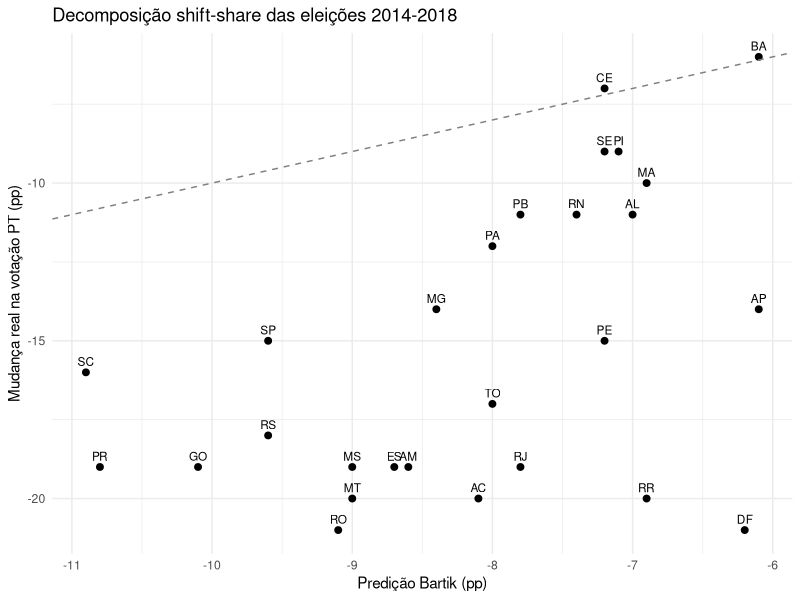
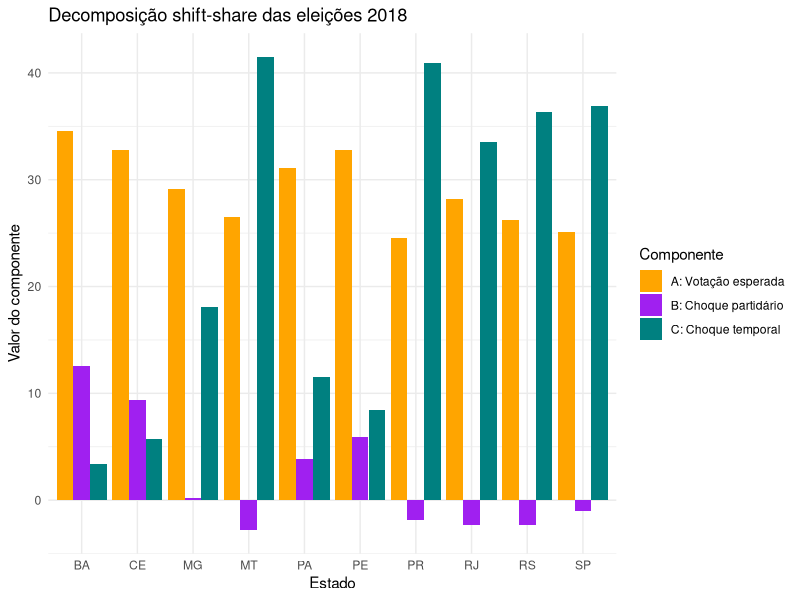

Generate these figures, in order, with R:
## ---- chunk 1
library(knitr)

# Parcelas de emprego por setor (shares) — dados aproximados IBGE
pib_shares <- data.frame(
  Estado = c("SP", "MT", "RJ", "BA", "AM"),
  Agropecuaria = c(0.04, 0.30, 0.02, 0.15, 0.10),
  Industria    = c(0.22, 0.12, 0.15, 0.11, 0.25),
  Servicos     = c(0.74, 0.58, 0.83, 0.74, 0.65)
)

# PIB per capita setorial (R$ mil por trabalhador) — dados aproximados
pib_prod <- data.frame(
  Estado = c("SP", "MT", "RJ", "BA", "AM"),
  Agropecuaria = c(40, 100, 35, 25, 20),
  Industria    = c(80, 60, 85, 50, 70),
  Servicos     = c(65, 50, 60, 40, 35)
)

kable(pib_shares, caption = "Parcelas de emprego por setor (shares)",
      col.names = c("Estado", "Agropecuária", "Indústria", "Serviços"))

kable(pib_prod, caption = "PIB per capita setorial (R$ mil por trabalhador)",
      col.names = c("Estado", "Agropecuária", "Indústria", "Serviços"))
## ---- chunk 2
# Médias nacionais por setor (média simples dos 5 estados)
D_bar <- colMeans(pib_prod[, -1])

# PIB per capita total de cada estado
pib_total <- rowSums(pib_shares[, -1] * pib_prod[, -1])

# Componente 1: PIB esperado (shares × média nacional)
pib_esperado <- as.numeric(as.matrix(pib_shares[, -1]) %*% D_bar)

# Componente 2: Choque regional
choque_regional <- pib_total - pib_esperado

resultado_pib <- data.frame(
  Estado = pib_shares$Estado,
  PIB_total = round(pib_total, 1),
  PIB_esperado = round(pib_esperado, 1),
  Choque_regional = round(choque_regional, 1)
)

kable(resultado_pib,
      caption = "Decomposição shift-share do PIB per capita (R$ mil)",
      col.names = c("Estado", "PIB total", "PIB esperado", "Choque regional"))
## ---- chunk 3
# Dados aproximados do TSE: votação 1º turno por UF (% votos válidos)
# 2014: Dilma (PT), Aécio (PSDB), Marina+outros
# 2018: Haddad (PT), Alckmin (PSDB), Bolsonaro+Ciro+outros

eleicoes <- data.frame(
  UF = c("AC","AL","AM","AP","BA","CE","DF","ES","GO","MA",
         "MG","MS","MT","PA","PB","PE","PI","PR","RJ","RN",
         "RO","RR","RS","SC","SE","SP","TO"),
  PT_2014  = c(55,64,62,54,66,62,36,44,33,65,
               47,36,36,56,63,62,63,33,40,61,
               35,42,37,26,57,31,50),
  PSDB_2014 = c(27,18,22,25,15,20,40,37,48,17,
                34,44,44,26,20,20,19,49,39,21,
                45,36,44,55,24,49,31),
  Outros_2014 = c(18,18,16,21,19,18,24,19,19,18,
                  19,20,20,18,17,18,18,18,21,18,
                  20,22,19,19,19,20,19),
  PT_2018  = c(35,53,43,40,60,55,15,25,14,55,
               33,17,16,44,52,47,54,14,21,50,
               14,22,19,10,48,16,33),
  PSDB_2018 = c(5,3,5,4,2,3,7,6,7,2,
                7,6,5,4,3,3,2,8,5,3,
                6,6,6,7,3,8,4),
  Outros_2018 = c(60,44,52,56,38,42,78,69,79,43,
                  60,77,79,52,45,50,44,78,74,47,
                  80,72,75,83,49,76,63)
)

# Mostrar tabela resumo para estados selecionados
estados_sel <- c("SP","RJ","MG","BA","CE","RS","PR","PA","PE","MT")
tab_sel <- eleicoes[eleicoes$UF %in% estados_sel, ]
tab_sel <- tab_sel[match(estados_sel, tab_sel$UF), ]

kable(tab_sel, row.names = FALSE,
      caption = "Votação 1º turno (% votos válidos) — estados selecionados",
      col.names = c("UF", "PT 2014", "PSDB 2014", "Outros 2014",
                     "PT 2018", "PSDB 2018", "Outros 2018"))
## ---- chunk 4
# Shares: composição partidária de 2014 (em fração)
shares_2014 <- eleicoes[, c("PT_2014","PSDB_2014","Outros_2014")] / 100

# Shifts: mudança nacional na votação de cada bloco (média dos 27 estados)
media_2014 <- colMeans(eleicoes[, c("PT_2014","PSDB_2014","Outros_2014")])
media_2018 <- colMeans(eleicoes[, c("PT_2018","PSDB_2018","Outros_2018")])
shifts <- (media_2018 - media_2014) / 100  # em pontos percentuais / 100

# Instrumento Bartik para cada estado
bartik <- as.numeric(as.matrix(shares_2014) %*% shifts)

# Mudança real na votação do PT
mudanca_real_pt <- (eleicoes$PT_2018 - eleicoes$PT_2014) / 100

resultado_elec <- data.frame(
  UF = eleicoes$UF,
  Mudanca_PT = round(mudanca_real_pt * 100, 1),
  Bartik = round(bartik * 100, 1),
  Residuo = round((mudanca_real_pt - bartik) * 100, 1)
)

tab_elec <- resultado_elec[resultado_elec$UF %in% estados_sel, ]
tab_elec <- tab_elec[match(estados_sel, tab_elec$UF), ]

kable(tab_elec, row.names = FALSE,
      caption = "Mudança na votação PT 2014→2018 vs. predição Bartik (pp)",
      col.names = c("UF", "Mudança real PT", "Predição Bartik", "Resíduo"))
## ---- chunk 5
library(ggplot2)

ggplot(resultado_elec, aes(x = Bartik, y = Mudanca_PT)) +
  geom_point(size = 2) +
  geom_abline(intercept = 0, slope = 1, linetype = "dashed", color = "gray50") +
  geom_text(aes(label = UF), vjust = -0.7, size = 3) +
  labs(x = "Predição Bartik (pp)",
       y = "Mudança real na votação PT (pp)",
       title = "Decomposição shift-share das eleições 2014-2018") +
  theme_minimal()
## ---- chunk 6
# Shares em 2014 (t=0) e 2018 (t=1) — em fração
w_0 <- eleicoes[, c("PT_2014","PSDB_2014","Outros_2014")] / 100
w_t <- eleicoes[, c("PT_2018","PSDB_2018","Outros_2018")] / 100

# D_{ijt}: votação em 2018 (usamos os mesmos dados como proxy de intensidade)
D_t <- eleicoes[, c("PT_2018","PSDB_2018","Outros_2018")]

# Média nacional de D_{jt} em 2018
D_bar_t <- colMeans(D_t)

# Componente A: votação esperada = sum_j w_{ij0} * D_bar_{jt}
comp_A <- as.numeric(as.matrix(w_0) %*% D_bar_t)

# Componente B: choque partidário = sum_j w_{ij0} * (D_{ijt} - D_bar_{jt})
desvios <- sweep(as.matrix(D_t), 2, D_bar_t)
comp_B <- rowSums(as.matrix(w_0) * desvios)

# Componente C: choque temporal = sum_j (w_{ijt} - w_{ij0}) * D_{ijt}
delta_w <- as.matrix(w_t) - as.matrix(w_0)
comp_C <- rowSums(delta_w * as.matrix(D_t))

temporal <- data.frame(
  UF = eleicoes$UF,
  A_esperado = round(comp_A, 1),
  B_choque_part = round(comp_B, 1),
  C_choque_temp = round(comp_C, 1)
)

# Tabela para estados selecionados
tab_temp <- temporal[temporal$UF %in% estados_sel, ]
tab_temp <- tab_temp[match(estados_sel, tab_temp$UF), ]

kable(tab_temp, row.names = FALSE,
      caption = "Decomposição temporal A, B, C — estados selecionados",
      col.names = c("UF", "A: esperado", "B: choque partidário", "C: choque temporal"))
## ---- chunk 7
library(tidyr)

# Preparar dados para gráfico de barras (estados selecionados)
plot_data <- temporal[temporal$UF %in% estados_sel, ]
plot_data <- plot_data[match(estados_sel, plot_data$UF), ]

plot_long <- pivot_longer(plot_data, cols = -UF,
                          names_to = "Componente", values_to = "Valor")
plot_long$Componente <- factor(plot_long$Componente,
  levels = c("A_esperado","B_choque_part","C_choque_temp"),
  labels = c("A: Votação esperada","B: Choque partidário","C: Choque temporal"))

ggplot(plot_long, aes(x = UF, y = Valor, fill = Componente)) +
  geom_col(position = "dodge") +
  labs(x = "Estado", y = "Valor do componente",
       title = "Decomposição shift-share das eleições 2018",
       fill = "Componente") +
  scale_fill_manual(values = c("orange","purple","#008080")) +
  theme_minimal() +
  theme(axis.text.x = element_text(angle = 0))
